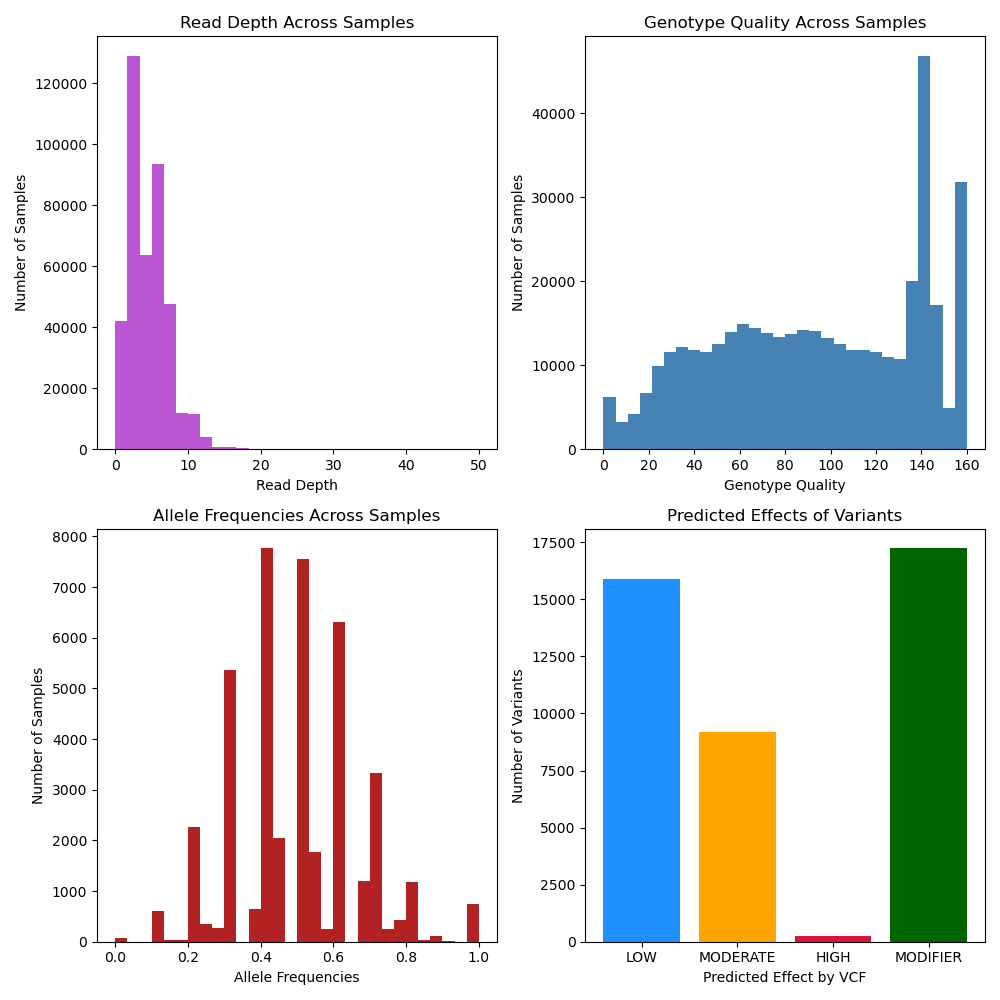

Generate this figure with Python:
#!/usr/bin/env python

import matplotlib.pyplot as plt
import re #importing re to split the vcf file by multiple different separators.
import numpy as np

read_depths = [] #generating empty list to contain read depths, which in the VCF file are ID'd as DP. 
genotype_quality = [] #generating empty list for genotype quality values, which are ID = GQ
allele_freq = [] #empty data set for allele frequencies
moderate= [] #empty data set for variants with moderate effects
high = [] #empty data set for variants with high effects
low = [] #empty data set for variants with low effects
modifier = [] #empty data sets for variants with modifier effect

for line in open('ann_vcf.vcf'):
    if line.startswith('#'):
        continue
    fields = line.rstrip('\n')
    fields = re.split('\t|=|;|:', fields) #splitting by multiple characters using re.split. 
    # grab what you need from `fields`
    
    for i in range(len(fields)):
    	if fields[i] == "DP" and fields[i+1] == "AD": #if i = "DP" and the following value is NOT AD 
    		k = 1
    		while (i + 9*k) <= len(fields):
    			read_depths.append(fields[i+9*k])#add the next value in the list to the read_depths list-
    			k += 1	
    	elif fields[i] == "GQ":
    		j = 1
    		while (i + 9*j) <= len(fields): #until you exceed the length of fields (indicating no more GQ values)
    			genotype_quality.append(fields[(i + 9*j)]) #append in the value for genotype quality, which is 9 values up from GQ 
    			j += 1 #add 1. Note: expecting 10 values per fields, but in case there are more for whatever reason this code works
    	elif fields[i] == "AF":
    		allele_freq.append(fields[i+1])
    	elif "LOW" in fields[i]: #if location contains LOF, indicating loss of function mutation
    		low.append(fields[i]) #add to LOF dataset
    	elif "MODERATE" in fields[i]: #if location contains NMD, indicating nonsense-mediated decay mutation
    		moderate.append(fields[i]) #add to NMD dataset
    	elif "HIGH" in fields[i]:
    		high.append(fields[i])
    	elif "MODIFIER" in fields[i]:
    		modifier.append(fields[i])

#print(fields) #looking at separated fields
#print(read_depths) #looking at read depths- need to remove empty values and convert to integers. 

#removing missing reads from read_depths, which are denoted by '.'- will also convert values to ints 
read_depths_filtered = []

for i in range(len(read_depths)):
	if read_depths[i] != '.':
		read_depths_filtered.append(int(read_depths[i]))

#print(read_depths_filtered)
#print(len(read_depths_filtered))

#print(genotype_quality) #looking at genotype quality set- have empty reads that need to be removed. 
#Removing empty values from genotype quality, which are denoted as '.' in the data.

gq_filtered = [] #new empty data set for only actual values
for i in range(len(genotype_quality)):
	if genotype_quality[i] != '.': #if the value is an actual value
		gq_filtered.append(float(genotype_quality[i])) #add to gq_filtered

#print(gq_filtered) #looking at new gq set
#print(len(gq_filtered)) #looking to see reduction in length. 


#print(allele_freq) #printing to look at
#print(len(allele_freq)) #looking at length. 

#allele_freq has values that are two values separated by a comma- need to split them before converting everything to ints. 

allele_freq_float = [] #empty dataset for our final float values
for i in range(len(allele_freq)): 
	if ',' in allele_freq[i]: #if there is a comma in allele_freq (indicating double value)
		doubles = allele_freq[i]
		values = doubles.split(',') #split values by the comma
		i = 0
		while i < len(values): 
			allele_freq_float.append(float(values[i])) #add each value (as a float) to the float data set until all values are added.
			i += 1
	else:
		allele_freq_float.append(float(allele_freq[i])) #convering values to float and adding to dataset. 

#print(len(allele_freq_float)) #looking to see change in length
#print(allele_freq_float) #looking at dataset
#print(type(allele_freq_float[25]))

#Bar plot predicting effects of variants
muts = ['LOW', 'MODERATE', 'HIGH', 'MODIFIER'] #defining effects to look at
mut_counts = [len(low), len(moderate), len(high), len(modifier)] #length of each dataset containing all variants with corresponding effect
mut_colors = ['dodgerblue', 'orange', 'crimson', 'darkgreen'] #we're adding colors!
#print(mut_counts) #looking at counts for my own curiousity. 


fig1, ax  = plt.subplots(2, 2, figsize = (10,10)) #setting up subplots- will do a 2x2 grid
ax[0,0].hist(read_depths_filtered, range = (0, 50), bins = 30, color = 'mediumorchid') #histogram of read_depths- there are a few extreme outliers, so I am manually inputting a range of 0-50, where a majority of read depths lie. 
ax[0,0].set_ylabel('Number of Samples')
ax[0,0].set_xlabel('Read Depth')
ax[0,0].set_title('Read Depth Across Samples')
ax[0,1].hist(gq_filtered, bins = 30, color = 'steelblue') #histogram of genotyping quality- going for bright colors here
ax[0,1].set_ylabel('Number of Samples')
ax[0,1].set_xlabel('Genotype Quality')
ax[0,1].set_title('Genotype Quality Across Samples')
ax[1,0].hist(allele_freq_float, bins = 30, color = 'firebrick') #histogram for allele frequencies
ax[1,0].set_ylabel('Number of Samples')
ax[1,0].set_xlabel('Allele Frequencies')
ax[1,0].set_title('Allele Frequencies Across Samples')
ax[1,1].bar(muts, mut_counts, color = mut_colors)
ax[1,1].set_ylabel('Number of Variants')
ax[1,1].set_xlabel('Predicted Effect by VCF')
ax[1,1].set_title('Predicted Effects of Variants')
fig1.tight_layout() #tight layout to make things not overlap. 
fig1.savefig( "variant_analysis.png") #saving to a png file. 
plt.close(fig1)